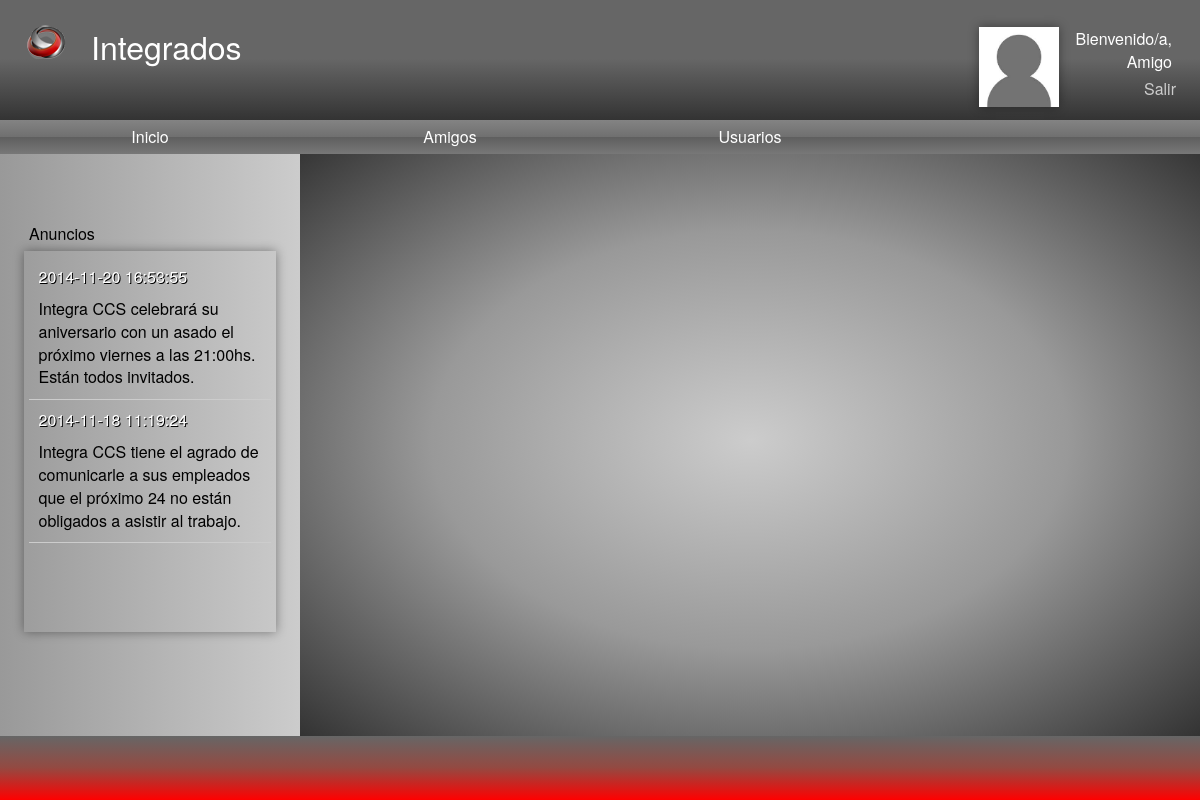
The page /index.php (signed in) on the database its author committed.
### tables this page shows
CREATE TABLE IF NOT EXISTS `user` (
  `email` varchar(45) NOT NULL,
  `name` varchar(45) DEFAULT NULL,
  `position` varchar(45) DEFAULT NULL,
  `sector` varchar(45) DEFAULT NULL,
  `country` varchar(45) DEFAULT NULL,
  `phone` int(11) DEFAULT NULL,
  `job_place_x` double DEFAULT NULL,
  `job_place_y` double DEFAULT NULL,
  `admin` tinyint(1) DEFAULT NULL,
  `deleted` tinyint(1) DEFAULT NULL,
  `password` varchar(20) NOT NULL,
  `image` varchar(45) NOT NULL
);

CREATE TABLE IF NOT EXISTS `adv` (
`id` int(11) NOT NULL,
  `date` datetime NOT NULL,
  `message` varchar(500) NOT NULL
);

### index.php (the view, shortened to what this page needs)
<?php
$con=mysqli_connect("127.0.0.1","root","","social_network");
if(!isset($_SESSION["login"])){
	if (isset($_COOKIE["log"])){
		$c = $_COOKIE["log"];
		list($usu,$pass)=explode("-",$c);
		$sql="	SELECT *
				FROM user
				WHERE email=\"$usu\"
				AND password=\"$pass\"";
		$result = mysqli_query($con, $sql);
		$user = mysqli_fetch_array($result);
		$esUsuario=mysqli_num_rows($result);
		if($esUsuario==1){
			$_SESSION["login"] = "$usu-$pass";
		}else{
			mysqli_close($con);
			header("location:login.php");
		}
	} else {
		mysqli_close($con);
		header("location:login.php");
	}
}else{
	$login=$_SESSION["login"];
	list($usu,$pass)=explode("-",$login);
	$sql="	SELECT *
		FROM user
		WHERE email=\"$usu\"
		AND password=\"$pass\"";
	$result = mysqli_query($con, $sql);
	$user = mysqli_fetch_array($result);
}
?>
<!DOCTYPE html>
<html>
<head>
    <link href="css/general-style.css" type="text/css" rel="stylesheet" media="screen">
	<link href="css/elements-style.css" type="text/css" rel="stylesheet" media="screen">
	<link href="css/classes.css" type="text/css" rel="stylesheet" media="screen">
	<link href="css/media.css" type="text/css" rel="stylesheet" media="screen">
    <link href="css/bootstrap.css" type="text/css" rel="stylesheet" media="screen"/>
</head>
<body>
<div id="contenedor">
	<div id="header">
    	<img id="logo" src="img/logo.png"/>
        <span id="title">Integrados</span>
        <div id="container_usuario">
			<img id="img_usuario" class="bigUserImage" src="<?php echo $user['image'];?>"/>
            <div id="usuario"> Bienvenido/a, <?php echo $user['name'] ?> </div>
            <a href="php/cerrarsesion.php" style="color:#CCC">Salir</a>
        </div>
    </div>
	<div id="menuH">
         <ul id="menu">
            <li><a href="javascript:loadPage('wall.php')">Inicio</a>
            </li>
            <li><a href="javascript:loadPage('friends.php')">Amigos</a>
            <li><a href="javascript:loadPage('users.php')">Usuarios</a>
            </li>
            <li> <?php
				if(isset($_SESSION["login_admin"]) or isset($_COOKIE["log_admin"])){
					echo "<a href=\"javascript:loadPage('adv.php')\">Anuncios</a>";
				} else {
					echo "<a href=\"#\"><img src=\"img/transparence.png\"></a>";
				}
				 ?>
            </li>
        </ul>
    </div>
	<div id="menuV">
    	<div id="cartel-anuncio">Anuncios</div>
        <div id="slideshow">
         	<?php
				$sql= " SELECT * FROM adv ORDER BY date DESC";
				$entries = mysqli_query($con, $sql);
				for($i=0;$i<mysqli_num_rows($entries);$i++){
					$entry = mysqli_fetch_array($entries);
					echo '<div class="anuncio">
            	    		<div class="blanco">'. $entry['date'] . '</div>
                			<div class="mensaje"> '. $entry['message'] .' </div>
            			</div>';
				}
			?>
        </div>
    </div>
	<div id="areaDeTrabajo">
    	<?php
			if(isset($_SESSION["recargar"])){
                $source = $_SESSION["recargar"];
				unset($_SESSION["recargar"]);
            } else {
				$source = "wall.php";
			}
			echo '<iframe id="paginas" width="100%" height="100%" src="'.$source.'" frameborder="0" allowfullscreen></iframe>';
		?>
    </div>
	<div id="pie">
    </div>
</div>
</body>
</html>

### css/general-style.css (style rules this page uses)
div { padding: 2%; }
body,html { margin:0; height:100%; }
#contenedor { width:100%; height: 100%; margin:0; padding:0; }
#header { width:100%; height:15%; float:left; background-image: -webkit-gradient(linear, left bottom, left top, color-stop(0, #333), color-stop(0.51, #666), color-stop(1, #666)); }
#menuH { width:100%; height:3%; padding: 0; float:left; background-color:#000; }
#areaDeTrabajo { width:75%; height:74%; float:left; background: -webkit-radial-gradient(#CCC, #999, #333); background: -o-radial-gradient(#CCC, #999, #333); background: -moz-radial-gradient(#CCC, #999, #333); background: radial-gradient(#CCC, #999, #333); }
#menuV { width:25%; height:74%; float:left; background-color:#999; background: -webkit-linear-gradient(left, #999 , #CCC); background: -o-linear-gradient(right, #999 , #CCC); background: -moz-linear-gradient(right, #999 , #CCC); background: linear-gradient(to right, #999 , #CCC); }
#pie { width:100%; height:8%; float:left; background-image: -webkit-gradient(linear, left bottom, left top, color-stop(0, red), color-stop(0.51, #934A42), color-stop(1, #666)); }
ul { margin: 0; padding: 0; }
#menu { width: 100%; }
#menu li { display: block; float: left; height: 34px; position: relative; width: 25%; }
#menu li a { color: #FFFFFF; display: block; line-height: 34px; outline: medium none; text-align: center; text-decoration: none; background-image: -webkit-gradient(linear, left bottom, left top, color-stop(0, #787878), color-stop(0.5, #5E5E5E), color-stop(0.51, #707070), color-stop(1, #838383)); }

### css/elements-style.css (style rules this page uses)
#title { color:white; font-size: 200%; margin-left: 2%; float:left; }
#logo { float:left; }
#container_usuario { padding:0; display:inline-block; vertical-align: middle; width: 200px; float:right; text-align:right; }
#img_usuario { float:left; }
#usuario { color: white; }
#slideshow { margin: auto; position: relative; width: 100%; height: 70%; box-shadow: 0 0 10px rgba(0,0,0,0.4); overflow:hidden; }
#cartel-anuncio { margin-top:20%; }

### css/classes.css (style rules this page uses)
.anuncio { border-bottom: solid; border-color: #CCC; border-width: thin; }
.blanco { color:white; text-shadow:1px 1px black; }
.bigUserImage { width:80px; height:80px; margin:3px; margin-right:3%; box-shadow: 0 0 10px rgba(0,0,0,0.4); }

### rows shown on the page
user: image (placeholder picture), name "Amigo"
adv: date "2014-11-20 16:53:55", message "Integra CCS celebrará su aniversario con un asado el próximo viernes a las 21:00hs. Están todos invitados."
adv: date "2014-11-18 11:19:24", message "Integra CCS tiene el agrado de comunicarle a sus empleados que el próximo 24 no están obligados a asistir al trabajo."
